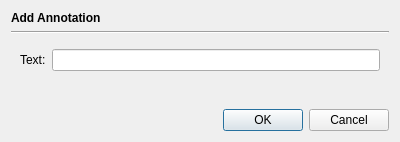
<?xml version="1.0" encoding="UTF-8"?>
<ui version="4.0">
 <class>AddAnnotationDialog</class>
 <widget class="QDialog" name="AddAnnotationDialog">
  <property name="geometry">
   <rect>
    <x>0</x>
    <y>0</y>
    <width>400</width>
    <height>142</height>
   </rect>
  </property>
  <property name="windowTitle">
   <string>Dialog</string>
  </property>
  <layout class="QVBoxLayout" name="verticalLayout">
   <item>
    <widget class="QLabel" name="label">
     <property name="font">
      <font>
       <bold>true</bold>
      </font>
     </property>
     <property name="text">
      <string>Add Annotation</string>
     </property>
    </widget>
   </item>
   <item>
    <widget class="Line" name="line">
     <property name="orientation">
      <enum>Qt::Horizontal</enum>
     </property>
    </widget>
   </item>
   <item>
    <widget class="QWidget" name="widget" native="true">
     <layout class="QGridLayout" name="gridLayout">
      <item row="0" column="0">
       <widget class="QLabel" name="label_2">
        <property name="text">
         <string>Text:</string>
        </property>
       </widget>
      </item>
      <item row="0" column="1">
       <widget class="QLineEdit" name="textField"/>
      </item>
     </layout>
    </widget>
   </item>
   <item>
    <spacer name="verticalSpacer">
     <property name="orientation">
      <enum>Qt::Vertical</enum>
     </property>
     <property name="sizeHint" stdset="0">
      <size>
       <width>20</width>
       <height>40</height>
      </size>
     </property>
    </spacer>
   </item>
   <item>
    <widget class="QDialogButtonBox" name="buttonBox">
     <property name="orientation">
      <enum>Qt::Horizontal</enum>
     </property>
     <property name="standardButtons">
      <set>QDialogButtonBox::Cancel|QDialogButtonBox::Ok</set>
     </property>
    </widget>
   </item>
  </layout>
 </widget>
 <resources/>
 <connections>
  <connection>
   <sender>buttonBox</sender>
   <signal>accepted()</signal>
   <receiver>AddAnnotationDialog</receiver>
   <slot>accept()</slot>
   <hints>
    <hint type="sourcelabel">
     <x>248</x>
     <y>254</y>
    </hint>
    <hint type="destinationlabel">
     <x>157</x>
     <y>274</y>
    </hint>
   </hints>
  </connection>
  <connection>
   <sender>buttonBox</sender>
   <signal>rejected()</signal>
   <receiver>AddAnnotationDialog</receiver>
   <slot>reject()</slot>
   <hints>
    <hint type="sourcelabel">
     <x>316</x>
     <y>260</y>
    </hint>
    <hint type="destinationlabel">
     <x>286</x>
     <y>274</y>
    </hint>
   </hints>
  </connection>
 </connections>
</ui>
